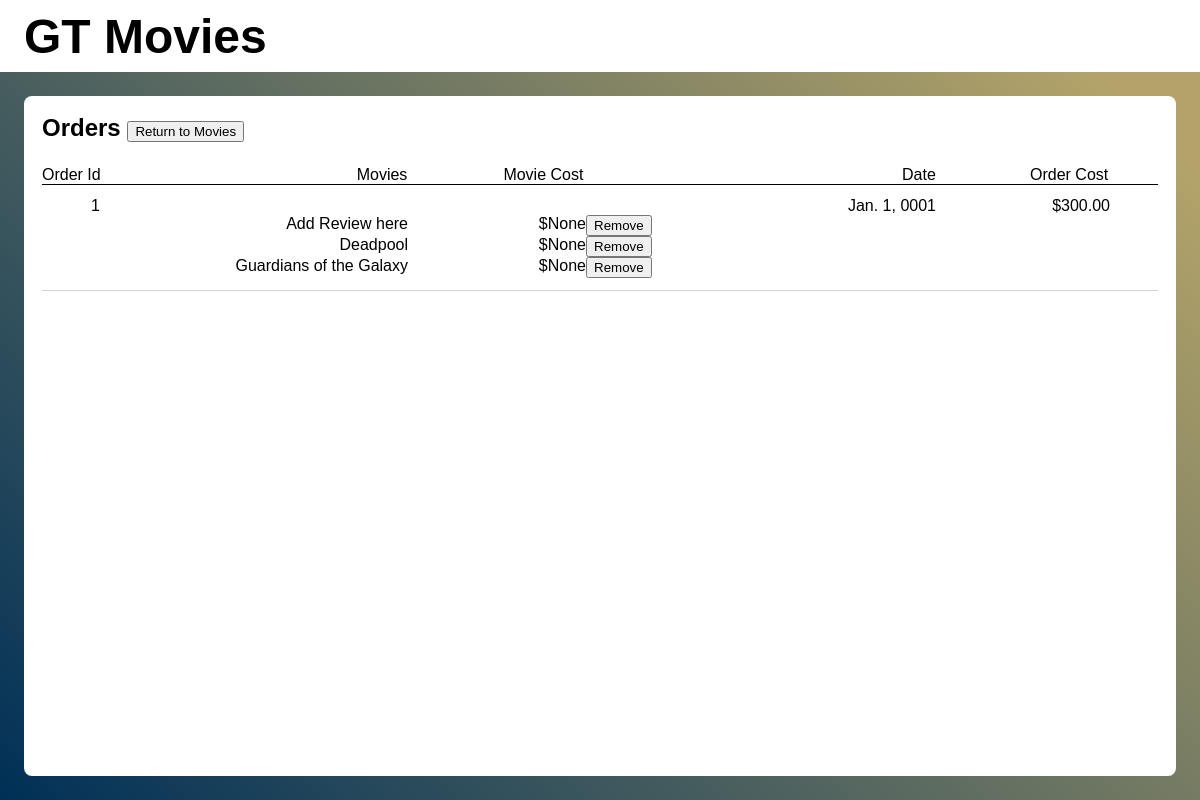
Page /auths/orders/ (signed in) on the earlier database version.
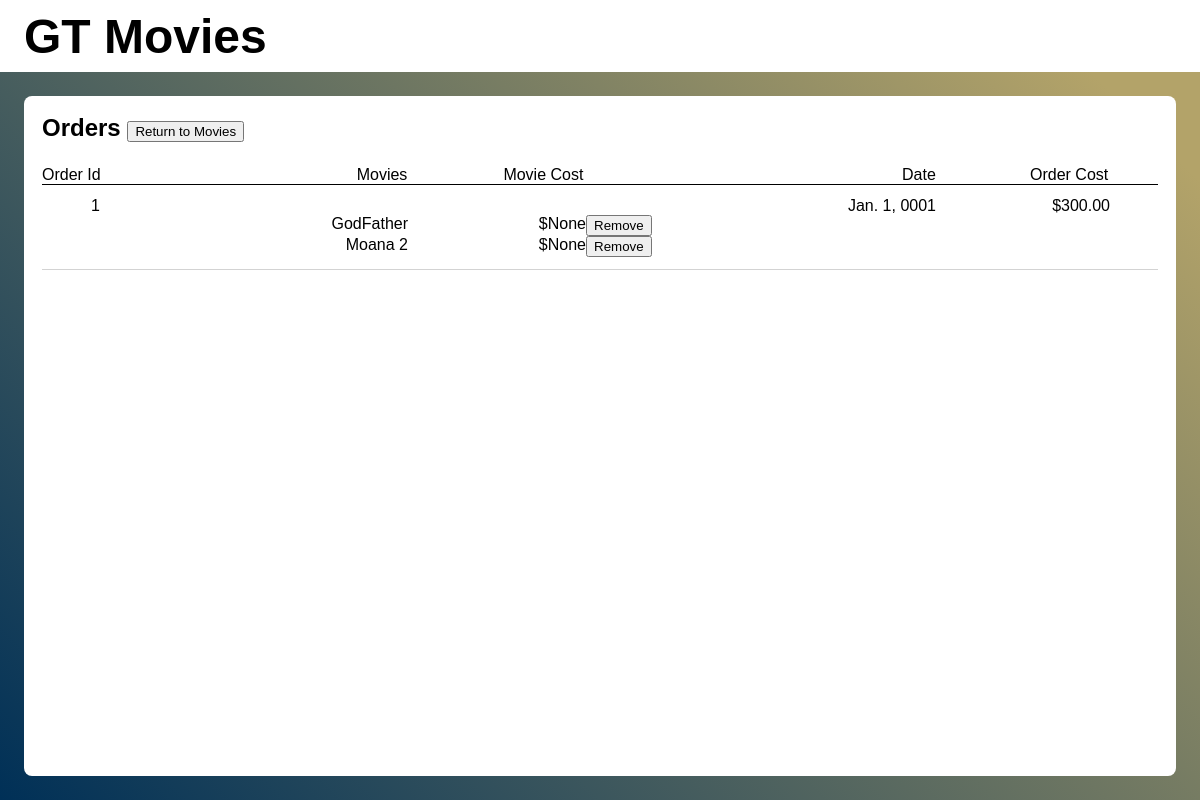
Same page on the later database version.
### movies/models.py (models this page shows, shortened)
class Movie(models.Model):
    title = models.CharField(max_length=255)
    description = models.TextField()
    release_date = models.DateField()
    price = models.FloatField()
    duration = models.PositiveBigIntegerField()
    poster = models.ImageField(upload_to='posters/', blank=True, null=True)

### orders/views.py (the view, shortened to what this page needs)
# urls.py: path('orders/', include('orders.urls')),
@login_required(login_url='auths:login')
def orders(request):
    if request.method == "GET":
        orders = Order.objects.filter(user=request.user).all()
        args = {
            'orders': []
        }
        for order in orders:
            movies = []
            for movie in order.movies.all():
                movies.append({
                    'title': movie.title,
                     'cost': movie.price,
                    'id': movie.id,
                })
            args['orders'].append({
                'date': order.date,
                'cost': order.price,
                'id': order.id,
                'movies': movies
            })
        return render(request, 'orders/orders.html', args)

### orders/templates/orders/orders.html (shortened to what this page needs)
{% extends 'auths/base.html' %}
{% block content %}
    <div style="width: 100%; height: 100%">
    <div style="height: 72px"></div>
    <div
            style="
            background: white;
            margin: 24px;
            padding: 18px;
            border-radius: 8px;
            width: auto;
            height: calc(100% - 72px - 48px - 36px);
        "
    >
        <div style="font-size: 24px; font-weight: bold; margin-bottom: 24px">
            Orders
            <a href="{% url 'movie_list:movie_list' %}">
                <button type="button">Return to Movies</button>
            </a>
        </div>
        <div
                style="
                width: 100%;
                display: flex;
                justify-content: space-between;
                border-bottom: 1px solid black;
            "
        >
            <div style="display: flex; gap: 256px">
                <div>Order Id</div>
                <div style="display: flex; gap: 96px">
                    <div>Movies</div>
                    <div>Movie Cost</div>
                </div>
            </div>
            <div style="display: flex">
                <div style="width: 128px">Date</div>
                <div style="width: 128px">Order Cost</div>
            </div>
        </div>
        <div style="overflow: auto; height: calc(100% - 76px);">
            <div
                    style="
                    display: flex;
                    flex-direction: column;
                    padding-top: 12px;
                    padding-bottom: 12px;
                    gap: 12px;
                "
            >
                {% for order in orders %}
                    <div
                            style="
                        border-bottom: 1px solid lightgray;
                        padding-bottom: 12px;
                    "
                    >
                    <div
                            style="
                            width: 100%;
                            display: flex;
                            justify-content: space-between;
                        "
                    >
                        <div style="width: 58px; text-align: right">
                            {{ order.id }}
                        </div>
                        <div
                                style="
                                display: flex;
                                align-items: left;
                                padding-right: 48px;
                            "
                        >
                            <div style="width: 128px; text-align: right">
                                {{ order.date }}
                            </div>
                            <div style="width: 174px; text-align: right">
                                ${{ order.cost|floatformat:"2" }}
                            </div>
                        </div>
                    </div>
                    <div>
                        {% for movie in order.movies %}
                            <div style="display: flex">
                            <div style="width: 366px; text-align: right">
                                {{ movie.title }}
                            </div>
                            <div style="width: 178px; text-align: right">
                                ${{ movie.cost }}
                            </div>
                                <a href="{% url 'orders:remove_cart' movie.id %}">
                                    <button type="button">Remove</button>
                                </a>
                            </div>
                        {% endfor %}
                        </div>
                    </div>
                {% endfor %}
                </div>
            </div>
        </div>
    </div>
{% endblock content %}

Differences in the rows shown:
removed Movie: title "Add Review here"
Other differences:
list line gone: "Deadpool"
new list line: "GodFather"
list line gone: "$ None Remove $ None Remove $ None Remove"
new list line: "$ None Remove $ None Remove"
list line gone: "Guardians of the Galaxy"
new list line: "Moana 2"
